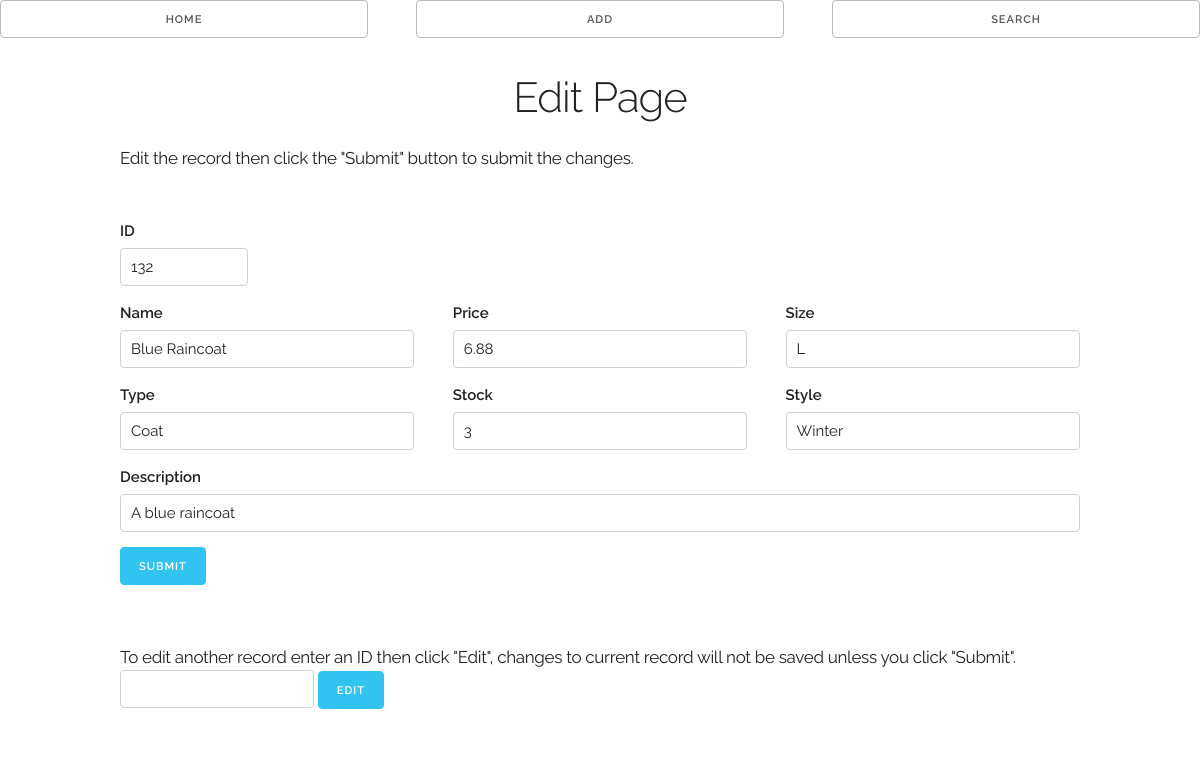
Page /edit.php?edit_ID=132 on the committed database.
### tables this page shows
CREATE TABLE `Items` (
  `Item_Name` varchar(100) NOT NULL,
  `Item_ID` int(225) unsigned NOT NULL AUTO_INCREMENT,
  `Item_Description` varchar(200) NOT NULL,
  `Item_Stock` int(225) unsigned NOT NULL,
  `Item_Type` varchar(100) NOT NULL,
  `Item_Style` varchar(100) NOT NULL,
  `Item_Size` varchar(100) NOT NULL,
  `Item_Price` double unsigned NOT NULL,
  PRIMARY KEY (`Item_ID`),
  FULLTEXT KEY `Item_Name` (`Item_Name`)
);

### edit.php (the view, shortened to what this page needs)
<!DOCTYPE html>
<html lang="en">
	<head>
		<link rel="stylesheet" href="css/normalize.css">
		<link rel="stylesheet" href="css/skeleton.css">
	</head>
	<body>
		<?php
			$username = "";
			$password = "";
			$host = "127.0.0.1";
			$db = $username;
			$connection = mysqli_connect($host, $username, $password, $db);
			if (mysqli_connect_error()){
			$message = "Failed to connect to MySQL: " . mysqli_connect_error();
			} else {
				if (!filter_var($_GET["edit_ID"], FILTER_VALIDATE_INT)) {
					$edit_ID = mysqli_real_escape_string($connection, $_POST["ID"]);
				} else {
					$edit_ID = mysqli_real_escape_string($connection, $_GET["edit_ID"]);
				}
				require 'exists.php';
				if (empty($edit_ID)) {
					$message = "Please enter a valid ID to edit";
				} else if (!filter_var($edit_ID, FILTER_VALIDATE_INT)) {
					$message = "The ID must be a whole number.";
				} else if (ID_Exists($edit_ID) == 0) {
					$message = "The ID " .$edit_ID. " does not exist in the database.";
				} else {
					$get_Result = mysqli_query($connection, "SELECT * FROM Items WHERE Item_ID LIKE '$edit_ID';");
					$row_Data = mysqli_fetch_assoc($get_Result);
					$edit_Name = $row_Data["Item_Name"];
					$edit_Price = $row_Data["Item_Price"];
					$edit_Size = $row_Data["Item_Size"];
					$edit_Type = $row_Data["Item_Type"];
					$edit_Stock = $row_Data["Item_Stock"];
					$edit_Style = $row_Data["Item_Style"];
					$edit_Description = $row_Data["Item_Description"];
				}
			}
		?>
		<div class ="row">
			<div class="four columns">
				<a class="button" style="display: block; width: 100%;" href="home.php">Home</a>
			</div>
			<div class="four columns">
				<a class="button" style="display: block; width: 100%;" href="add.php">Add</a>
			</div>
			<div class="four columns">
				<a class="button" style="display: block; width: 100%;" href="search.php">Search</a>
			</div>
		</div>
		<div class="container">
			<br>
			<h2 align="center">Edit Page</h2>
			<h5_5>Edit the record then click the "Submit" button to submit the changes.</h5_5><br><br>
		</div>
		<form action="edit.php?edit_ID=$edit_ID" method="post">
			<br>
			<div class="container">
				<div class="two columns">
					<label>ID</label>
					<input class="u-full-width" type="text" name="ID" value="<?php echo $edit_ID ?>" readonly>
				</div>
			</div>
			<div class="container">
				<div class="four columns">
					<label>Name</label>
					<input class="u-full-width" type="text" name="Name" value="<?php echo $edit_Name ?>">
					<label>Type</label>
					<input class="u-full-width" type="text" name="Type" value="<?php echo $edit_Type ?>">
				</div>
				<div class="four columns">
					<label>Price</label>
					<input class="u-full-width" type="text" name="Price" value="<?php echo $edit_Price ?>">
					<label>Stock</label>
					<input class="u-full-width" type="text" name="Stock" value="<?php echo $edit_Stock ?>">
				</div>
				<div class="four columns">
					<label>Size</label>
					<input class="u-full-width" type="text" name="Size" value="<?php echo $edit_Size ?>">
					<label>Style</label>
					<input class="u-full-width" type="text" name="Style" value="<?php echo $edit_Style ?>">
				</div>
				<label>Description</label>
				<input class="u-full-width" type="text" name="Description" value="<?php echo $edit_Description ?>">
				<button class="button-primary" type="submit" name="editButton" value="editButton">Submit</button>
			</div>
		</form>
		<div class="container">
			<form action="edit.php" method="get">
				<br><h5_5>To edit another record enter an ID then click "Edit", changes to current record will not be saved unless you click "Submit".</h5_5><br>
				<input type="text" name="edit_ID">
				<button class="button-primary" type="submit">Edit</button>
			</form>
		</div>
	</body>
</html>

### css/skeleton.css (style rules this page uses)
.container { position: relative; width: 100%; max-width: 960px; margin: 0 auto; padding: 0 20px; box-sizing: border-box; }
.column, .columns { width: 100%; float: left; box-sizing: border-box; }
@media (min-width: 400px) { .container { width: 85%; padding: 0; } }
@media (min-width: 550px) { .container { width: 80%; } }
@media (min-width: 550px) { .column, .columns { margin-left: 4%; } }
@media (min-width: 550px) { .column:first-child, .columns:first-child { margin-left: 0; } }
@media (min-width: 550px) { .two.columns { width: 13.3333333333%; } }
@media (min-width: 550px) { .four.columns { width: 30.6666666667%; } }
html { font-size: 62.5%; }
body { font-size: 1.5em; line-height: 1.6; font-weight: 400; font-family: "Raleway", "HelveticaNeue", "Helvetica Neue", Helvetica, Arial, sans-serif; color: #222; }
h1, h2, h3, h4, h5, h6 { margin-top: 0; margin-bottom: 2rem; font-weight: 300; }
h2 { font-size: 3.6rem; line-height: 1.25; letter-spacing: -.1rem; }
h5_5 { font-size: 1.7rem; line-height: 1.55; letter-spacing: -.03rem; }
@media (min-width: 550px) { h2 { font-size: 4.2rem; } }
a { color: #1EAEDB; }
.button, button, input[type="submit"], input[type="reset"], input[type="button"] { display: inline-block; height: 38px; padding: 0 18px; color: #555; text-align: center; font-size: 11px; font-weight: 600; line-height: 38px; letter-spacing: .1rem; text-transform: uppercase; text-decoration: none; white-space: nowrap; background-color: transparent; border-radius: 4px; border: 1px solid #bbb; cursor: pointer; box-sizing: border-box; }
.button.button-primary, button.button-primary, input[type="submit"].button-primary, input[type="reset"].button-primary, input[type="button"].button-primary { color: #FFF; background-color: #33C3F0; border-color: #33C3F0; }
input[type="email"], input[type="number"], input[type="search"], input[type="text"], input[type="tel"], input[type="url"], input[type="password"], textarea, select { height: 38px; padding: 6px 10px; background-color: #fff; border: 1px solid #D1D1D1; border-radius: 4px; box-shadow: none; box-sizing: border-box; }
input[type="email"], input[type="number"], input[type="search"], input[type="text"], input[type="tel"], input[type="url"], input[type="password"], textarea { -webkit-appearance: none; -moz-appearance: none; appearance: none; }
label, legend { display: block; margin-bottom: .5rem; font-weight: 600; }
button, .button { margin-bottom: 1rem; }
input, textarea, select, fieldset { margin-bottom: 1.5rem; }
pre, blockquote, dl, figure, table, p, ul, ol, form { margin-bottom: 2.5rem; }
.u-full-width { width: 100%; box-sizing: border-box; }
.container:after, .row:after, .u-cf { content: ""; display: table; clear: both; }

### rows in the picture
items: Name "Blue Raincoat", Type "Coat", Price "6.88", Stock "3", Size "L", Style "Winter", Description "A blue raincoat"
